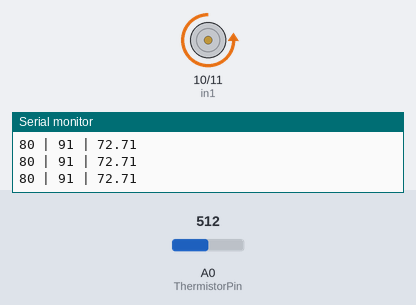
A sketch run on a simulated Arduino Uno, built with avr-gcc and run on an emulated ATmega328P. Shown: motor-driver pin pairs drawn as motors (green arrow = first pin HIGH = forward, orange = second pin HIGH = backward, longer = more drive), the last lines printed to the serial monitor. The test bench sets the inputs (shaded band); at power-on: A0 (ThermistorPin) = 512.

Above: at 1.2 s.
1.3 s: A0 (ThermistorPin) set to 716
At 2.0 s:
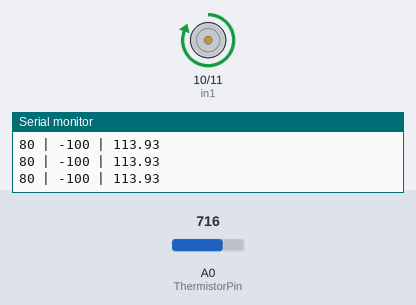
2.8 s: A0 (ThermistorPin) set to 306
At 4.3 s:
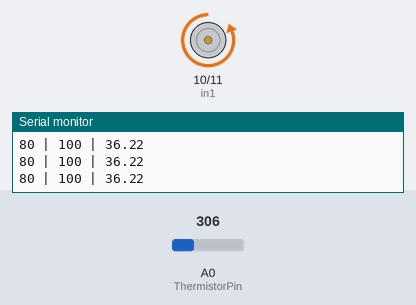
Timing chart, 0 to 5.8 s (numbered marks = the images above; inputs shaded):
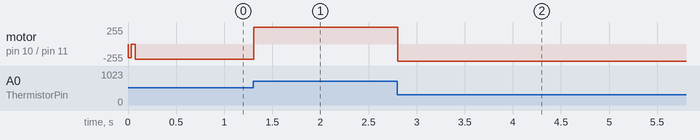

The sketch:

pid.ino
```cpp
#include <PIDController.h>
PIDController pid;

//Thermistor
int ThermistorPin = 0;
int Vo;
float R1 = 2200;
float logRt, Rt;
float Tk, Tf, Tc;
float A = 1.245666056e-03, B = 2.715623937e-04, C = 1.007238670e-07;

//L298N
#define in1 10
#define in2 11
int rotSpeed = 100; //speed 0-100%
int pwmOutput = 0;

int set_point = 80;

void setup() {
  Serial.begin(9600);
  pid.begin();          // initialize the PID instance
  pid.setpoint(set_point);    // The "goal" the PID controller tries to "reach"
  pid.tune(100, 1, 1);    // Tune the PID, arguments: kP, kI, kD
  pid.limit(-100, 100);    // Limit the PID output between 0 and 255, this is important to get rid of integral windup!

  pinMode(in1, OUTPUT); //set pwm pins to output mode
  pinMode(in2, OUTPUT);

  //set initial totation direction
  digitalWrite(in1, LOW);
  digitalWrite(in2, HIGH);
}

void loop() {
  int sensorValue = getTempF();               // Read the value from the sensor
  int output = pid.compute(sensorValue);    // Let the PID compute the value, returns the optimal output
  sendL298N_nodir(output);
  delay(30);                                // Delay for 30 ms
  Serial.print(set_point);
  Serial.print(" | ");
  Serial.print(output);
  Serial.print(" | ");
  Serial.println(getTempF());

}

void sendL298N_nodir(int spd){
    pwmOutput = map(abs(spd), 0, 100, 0, 255); //map rotation speed from 0-100% to 0-255 pwm

  if(spd > 0){
    //Serial.println("CW");
    digitalWrite(in1, LOW);
    digitalWrite(in2, LOW);
    analogWrite(in2, pwmOutput);
  }
  if(spd < 0){
    //Serial.println("CCW");
    digitalWrite(in1, LOW);
    digitalWrite(in2, LOW);
    analogWrite(in1, pwmOutput);
  }
  //delay(100);
}

void printTemp(){
  Vo = analogRead(ThermistorPin);
  Rt = R1* (1023.0 / (float)Vo - 1.0);
  logRt = log(Rt);
  Tk = (1.0 / (A + B*logRt + C*logRt*logRt*logRt));  // Steinhart and Hart Equation. T  = 1 / {A + B[ln(R)] + C[ln(R)]^3}
  Tc =  Tk - 273.15; //Kelvin to Celcius
  Tf = (Tc * 1.8) + 32.0;

  Serial.print("Temp: ");
  Serial.print(Tf);
  Serial.print(" F | ");
  Serial.print(Tc);
  Serial.println(" C");
}

float getTempK(){
  Vo = analogRead(ThermistorPin);
  Rt = R1* (1023.0 / (float)Vo - 1.0);
  logRt = log(Rt);
  Tk = (1.0 / (A + B*logRt + C*logRt*logRt*logRt));  // Steinhart and Hart Equation. T  = 1 / {A + B[ln(R)] + C[ln(R)]^3}
  //Tc =  Tk - 273.15; //Kelvin to Celcius
  //Tf = (Tc * 1.8) + 32.0;
  return(Tk);
}

float getTempC(){
  Tk = getTempK();
  Tc =  Tk - 273.15; //Kelvin to Celcius
  //Tf = (Tc * 1.8) + 32.0;
  return(Tc);
}

float getTempF(){
  Tc =  getTempC();
  Tf = (Tc * 1.8) + 32.0;
  return(Tf);
}
```

Measured:
- after the input at 1.3 s, motor on pin 10 (in1) / pin 11 (in2): backward 232/255 → forward 255/255 at once
- after the input at 2.8 s, motor on pin 10 (in1) / pin 11 (in2): forward 255/255 → backward 255/255 at once
